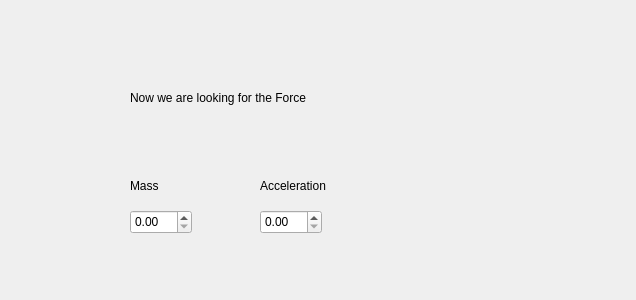
<?xml version="1.0" encoding="UTF-8"?>
<ui version="4.0">
 <class>Form</class>
 <widget class="QWidget" name="Form">
  <property name="geometry">
   <rect>
    <x>0</x>
    <y>0</y>
    <width>636</width>
    <height>300</height>
   </rect>
  </property>
  <property name="windowTitle">
   <string>Form</string>
  </property>
  <widget class="QDoubleSpinBox" name="a_DSB">
   <property name="geometry">
    <rect>
     <x>260</x>
     <y>210</y>
     <width>62</width>
     <height>24</height>
    </rect>
   </property>
  </widget>
  <widget class="QLabel" name="label_3">
   <property name="geometry">
    <rect>
     <x>130</x>
     <y>160</y>
     <width>131</width>
     <height>51</height>
    </rect>
   </property>
   <property name="text">
    <string>Mass</string>
   </property>
  </widget>
  <widget class="QLabel" name="label">
   <property name="geometry">
    <rect>
     <x>130</x>
     <y>90</y>
     <width>241</width>
     <height>16</height>
    </rect>
   </property>
   <property name="text">
    <string>Now we are looking for the Force</string>
   </property>
  </widget>
  <widget class="QDoubleSpinBox" name="m_DSB">
   <property name="geometry">
    <rect>
     <x>130</x>
     <y>210</y>
     <width>62</width>
     <height>24</height>
    </rect>
   </property>
  </widget>
  <widget class="QLabel" name="label_4">
   <property name="geometry">
    <rect>
     <x>260</x>
     <y>170</y>
     <width>101</width>
     <height>31</height>
    </rect>
   </property>
   <property name="text">
    <string>Acceleration</string>
   </property>
  </widget>
 </widget>
 <resources/>
 <connections/>
</ui>
